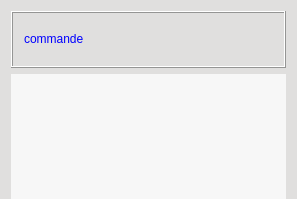
<?xml version="1.0" encoding="UTF-8"?>
<ui version="4.0">
 <class>WidgetOptionnel</class>
 <widget class="QWidget" name="WidgetOptionnel">
  <property name="geometry">
   <rect>
    <x>0</x>
    <y>0</y>
    <width>297</width>
    <height>199</height>
   </rect>
  </property>
  <property name="sizePolicy">
   <sizepolicy hsizetype="Expanding" vsizetype="Expanding">
    <horstretch>0</horstretch>
    <verstretch>0</verstretch>
   </sizepolicy>
  </property>
  <property name="minimumSize">
   <size>
    <width>0</width>
    <height>0</height>
   </size>
  </property>
  <property name="windowTitle">
   <string>WidgetOptionnel</string>
  </property>
  <property name="styleSheet">
   <string notr="true">background-color : rgb(224,223,222);
font : 'times' 9px</string>
  </property>
  <layout class="QVBoxLayout" name="verticalLayout">
   <property name="bottomMargin">
    <number>0</number>
   </property>
   <item>
    <widget class="QFrame" name="frame_2">
     <property name="sizePolicy">
      <sizepolicy hsizetype="Expanding" vsizetype="Fixed">
       <horstretch>0</horstretch>
       <verstretch>0</verstretch>
      </sizepolicy>
     </property>
     <property name="frameShape">
      <enum>QFrame::Box</enum>
     </property>
     <property name="frameShadow">
      <enum>QFrame::Raised</enum>
     </property>
     <layout class="QHBoxLayout" name="horizontalLayout">
      <item>
       <widget class="QLabel" name="GeneaLabel">
        <property name="sizePolicy">
         <sizepolicy hsizetype="Preferred" vsizetype="Fixed">
          <horstretch>0</horstretch>
          <verstretch>0</verstretch>
         </sizepolicy>
        </property>
        <property name="minimumSize">
         <size>
          <width>0</width>
          <height>31</height>
         </size>
        </property>
        <property name="frameShape">
         <enum>QFrame::NoFrame</enum>
        </property>
        <property name="frameShadow">
         <enum>QFrame::Raised</enum>
        </property>
        <property name="text">
         <string>&lt;html&gt;&lt;head/&gt;&lt;body&gt;&lt;p&gt;&lt;span style=&quot; color:#0000ff;&quot;&gt;commande &lt;/span&gt;&lt;/p&gt;&lt;/body&gt;&lt;/html&gt;</string>
        </property>
       </widget>
      </item>
      <item>
       <spacer name="horizontalSpacer">
        <property name="orientation">
         <enum>Qt::Horizontal</enum>
        </property>
        <property name="sizeHint" stdset="0">
         <size>
          <width>1037</width>
          <height>20</height>
         </size>
        </property>
       </spacer>
      </item>
     </layout>
    </widget>
   </item>
   <item>
    <widget class="QWidget" name="widget_2" native="true">
     <property name="sizePolicy">
      <sizepolicy hsizetype="Expanding" vsizetype="Preferred">
       <horstretch>0</horstretch>
       <verstretch>0</verstretch>
      </sizepolicy>
     </property>
     <layout class="QVBoxLayout" name="verticalLayout_3">
      <property name="spacing">
       <number>0</number>
      </property>
      <property name="leftMargin">
       <number>0</number>
      </property>
      <property name="topMargin">
       <number>0</number>
      </property>
      <property name="rightMargin">
       <number>0</number>
      </property>
      <property name="bottomMargin">
       <number>0</number>
      </property>
      <item>
       <widget class="QScrollArea" name="scrollAreaCommandesOptionnelles">
        <property name="sizePolicy">
         <sizepolicy hsizetype="Expanding" vsizetype="Expanding">
          <horstretch>0</horstretch>
          <verstretch>0</verstretch>
         </sizepolicy>
        </property>
        <property name="styleSheet">
         <string notr="true">background : rgb(247,247,247)</string>
        </property>
        <property name="frameShape">
         <enum>QFrame::NoFrame</enum>
        </property>
        <property name="lineWidth">
         <number>0</number>
        </property>
        <property name="widgetResizable">
         <bool>true</bool>
        </property>
        <widget class="QWidget" name="commandesOptionnellesWidget">
         <property name="geometry">
          <rect>
           <x>0</x>
           <y>0</y>
           <width>279</width>
           <height>131</height>
          </rect>
         </property>
         <property name="sizePolicy">
          <sizepolicy hsizetype="Preferred" vsizetype="Preferred">
           <horstretch>0</horstretch>
           <verstretch>0</verstretch>
          </sizepolicy>
         </property>
         <layout class="QVBoxLayout" name="commandesOptionnellesLayout">
          <item>
           <spacer name="verticalSpacer">
            <property name="orientation">
             <enum>Qt::Vertical</enum>
            </property>
            <property name="sizeHint" stdset="0">
             <size>
              <width>20</width>
              <height>75</height>
             </size>
            </property>
           </spacer>
          </item>
         </layout>
        </widget>
       </widget>
      </item>
     </layout>
    </widget>
   </item>
  </layout>
 </widget>
 <layoutdefault spacing="6" margin="11"/>
 <pixmapfunction>qPixmapFromMimeSource</pixmapfunction>
 <resources/>
 <connections/>
</ui>
